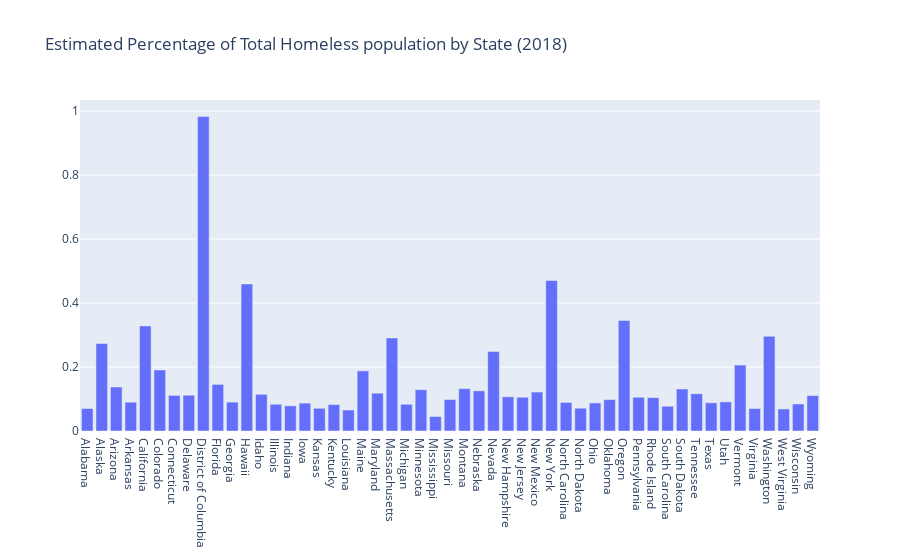

Source (notebook cell):
### Code cell
# let's zoom in a little
# Calulating total homeless percentage

Y = [(i/j)*100 for i,j in zip(list(merged["Overall Homeless, 2018"]), list(merged["Population (2018)"]))]

data = [go.Bar(x=list(merged["State"]),
               y=Y)]

layout = go.Layout(barmode='stack', title = 'Estimated Percentage of Total Homeless population by State (2018)')

fig = go.Figure(data=data, layout=layout)
iplot(fig)

### Figure 1 — Plotly figure (JSON) as saved in the notebook; plotly's stock layout.template omitted (floating-point values rounded to 4 significant figures)
{"data": [{"type": "bar", "x": ["Alabama", "Alaska", "Arizona", "Arkansas", "California", "Colorado", "Connecticut", "Delaware", "District of Columbia", "Florida", "Georgia", "Hawaii", "Idaho", "Illinois", "Indiana", "Iowa", "Kansas", "Kentucky", "Louisiana", "Maine", "Maryland", "Massachusetts", "Michigan", "Minnesota", "Mississippi", "Missouri", "Montana", "Nebraska", "Nevada", "New Hampshire", "New Jersey", "New Mexico", "New York", "North Carolina", "North Dakota", "Ohio", "Oklahoma", "Oregon", "Pennsylvania", "Rhode Island", "South Carolina", "South Dakota", "Tennessee", "Texas", "Utah", "Vermont", "Virginia", "Washington", "West Virginia", "Wisconsin", "Wyoming"], "y": [0.07026, 0.2734, 0.1376, 0.08999, 0.3286, 0.1906, 0.1113, 0.1119, 0.9828, 0.1457, 0.0903, 0.4597, 0.1147, 0.08353, 0.07857, 0.0871, 0.07099, 0.08254, 0.06564, 0.188, 0.1182, 0.2908, 0.08354, 0.1291, 0.04527, 0.09846, 0.1323, 0.1255, 0.2486, 0.1069, 0.1055, 0.1217, 0.4702, 0.08926, 0.07131, 0.08768, 0.09817, 0.3454, 0.1055, 0.1041, 0.07736, 0.1314, 0.1164, 0.08818, 0.09098, 0.2061, 0.07015, 0.296, 0.06883, 0.08441, 0.1106]}], "layout": {"barmode": "stack", "title": {"text": "Estimated Percentage of Total Homeless population by State (2018)"}}}
